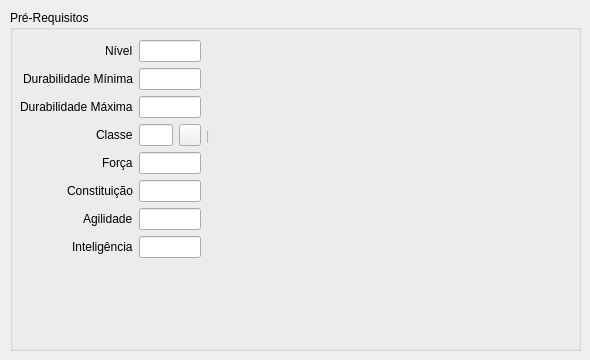
   <widget class="QWidget" name="page">
    <widget class="QGroupBox" name="groupBox">
     <property name="geometry">
      <rect>
       <x>10</x>
       <y>10</y>
       <width>571</width>
       <height>341</height>
      </rect>
     </property>
     <property name="title">
      <string>Pré-Requisitos</string>
     </property>
     <widget class="QWidget" name="formLayoutWidget">
      <property name="geometry">
       <rect>
        <x>10</x>
        <y>30</y>
        <width>181</width>
        <height>231</height>
       </rect>
      </property>
      <layout class="QFormLayout" name="formLayout">
       <property name="labelAlignment">
        <set>Qt::AlignRight|Qt::AlignTrailing|Qt::AlignVCenter</set>
       </property>
       <item row="0" column="0">
        <widget class="QLabel" name="label">
         <property name="text">
          <string>Nível</string>
         </property>
        </widget>
       </item>
       <item row="0" column="1">
        <widget class="QLineEdit" name="txt_prereq_level"/>
       </item>
       <item row="1" column="0">
        <widget class="QLabel" name="label_3">
         <property name="text">
          <string>Durabilidade Mínima</string>
         </property>
        </widget>
       </item>
       <item row="1" column="1">
        <widget class="QLineEdit" name="txt_prereq_durab"/>
       </item>
       <item row="2" column="0">
        <widget class="QLabel" name="label_4">
         <property name="text">
          <string>Durabilidade Máxima</string>
         </property>
        </widget>
       </item>
       <item row="2" column="1">
        <widget class="QLineEdit" name="txt_prereq_maxdurab"/>
       </item>
       <item row="3" column="0">
        <widget class="QLabel" name="label_2">
         <property name="text">
          <string>Classe</string>
         </property>
        </widget>
       </item>
       <item row="3" column="1">
        <layout class="QHBoxLayout" name="horizontalLayout">
         <item>
          <widget class="QLineEdit" name="txt_prereq_class"/>
         </item>
         <item>
          <widget class="QPushButton" name="pushButton">
           <property name="maximumSize">
            <size>
             <width>22</width>
             <height>22</height>
            </size>
           </property>
           <property name="text">
            <string/>
           </property>
           <property name="icon">
            <iconset resource="icons.qrc">
             <normaloff>:/iconpack/software_graphics_media/pencil.ico</normaloff>:/iconpack/software_graphics_media/pencil.ico</iconset>
           </property>
          </widget>
         </item>
        </layout>
       </item>
       <item row="4" column="0">
        <widget class="QLabel" name="label_5">
         <property name="text">
          <string>Força</string>
         </property>
        </widget>
       </item>
       <item row="4" column="1">
        <widget class="QLineEdit" name="txt_prereq_strength"/>
       </item>
       <item row="5" column="0">
        <widget class="QLabel" name="label_6">
         <property name="text">
          <string>Constituição</string>
         </property>
        </widget>
       </item>
       <item row="5" column="1">
        <widget class="QLineEdit" name="txt_prereq_vitality"/>
       </item>
       <item row="6" column="0">
        <widget class="QLabel" name="label_7">
         <property name="text">
          <string>Agilidade</string>
         </property>
        </widget>
       </item>
       <item row="6" column="1">
        <widget class="QLineEdit" name="txt_prereq_agility"/>
       </item>
       <item row="7" column="0">
        <widget class="QLabel" name="label_8">
         <property name="text">
          <string>Inteligência</string>
         </property>
        </widget>
       </item>
       <item row="7" column="1">
        <widget class="QLineEdit" name="txt_prereq_energy"/>
       </item>
      </layout>
     </widget>
     <widget class="QLabel" name="txt_prereq_class_label">
      <property name="geometry">
       <rect>
        <x>196</x>
        <y>118</y>
        <width>331</width>
        <height>16</height>
       </rect>
      </property>
      <property name="styleSheet">
       <string notr="true">color: rgb(255, 170, 0);</string>
      </property>
      <property name="text">
       <string>|</string>
      </property>
     </widget>
    </widget>
   </widget>
